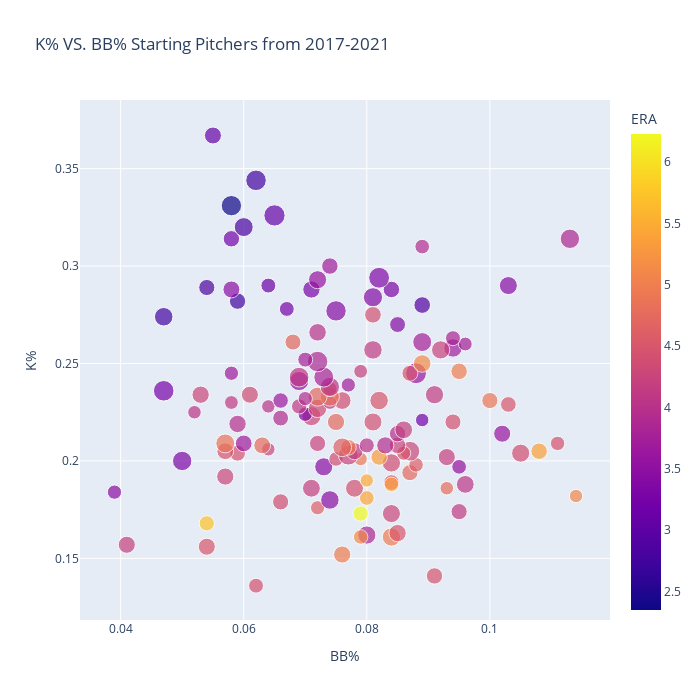

The notebook cell saved with this chart:
### Markdown cell above
- **Correlations**

### Code cell
fig = px.scatter(fg_sav.sort_values(by = 'K-BB%',ascending = True), x="BB%", y="K%",
                 size = 'pitch_count',color ="ERA",
                 hover_name="Name", log_x=False, size_max=15, width=700, height=700,
                 title = "K% VS. BB% Starting Pitchers from 2017-2021")


#px.plot()

fig.show()

### Figure 1 — Plotly figure (JSON) as saved in the notebook; plotly's stock layout.template omitted (floating-point values rounded to 4 significant figures; data arrays with more than 128 entries replaced by an {"elided": "..."} marker saying what was removed)
{"data": [{"hovertemplate": "<b>%{hovertext}</b><br><br>BB%=%{x}<br>K%=%{y}<br>pitch_count=%{marker.size}<br>ERA=%{marker.color}<extra></extra>", "hovertext": {"elided": "132 str values"}, "legendgroup": "", "marker": {"color": {"elided": "132 float values"}, "coloraxis": "coloraxis", "size": {"elided": "132 int values"}, "sizemode": "area", "sizeref": 58.24, "symbol": "circle"}, "mode": "markers", "name": "", "orientation": "v", "showlegend": false, "type": "scatter", "x": {"elided": "132 float values"}, "xaxis": "x", "y": {"elided": "132 float values"}, "yaxis": "y"}], "layout": {"coloraxis": {"colorbar": {"title": {"text": "ERA"}}, "colorscale": [[0, "#0d0887"], [0.1111, "#46039f"], [0.2222, "#7201a8"], [0.3333, "#9c179e"], [0.4444, "#bd3786"], [0.5556, "#d8576b"], [0.6667, "#ed7953"], [0.7778, "#fb9f3a"], [0.8889, "#fdca26"], [1, "#f0f921"]]}, "height": 700, "legend": {"itemsizing": "constant", "tracegroupgap": 0}, "title": {"text": "K% VS. BB% Starting Pitchers from 2017-2021"}, "width": 700, "xaxis": {"anchor": "y", "domain": [0, 1], "title": {"text": "BB%"}}, "yaxis": {"anchor": "x", "domain": [0, 1], "title": {"text": "K%"}}}}
